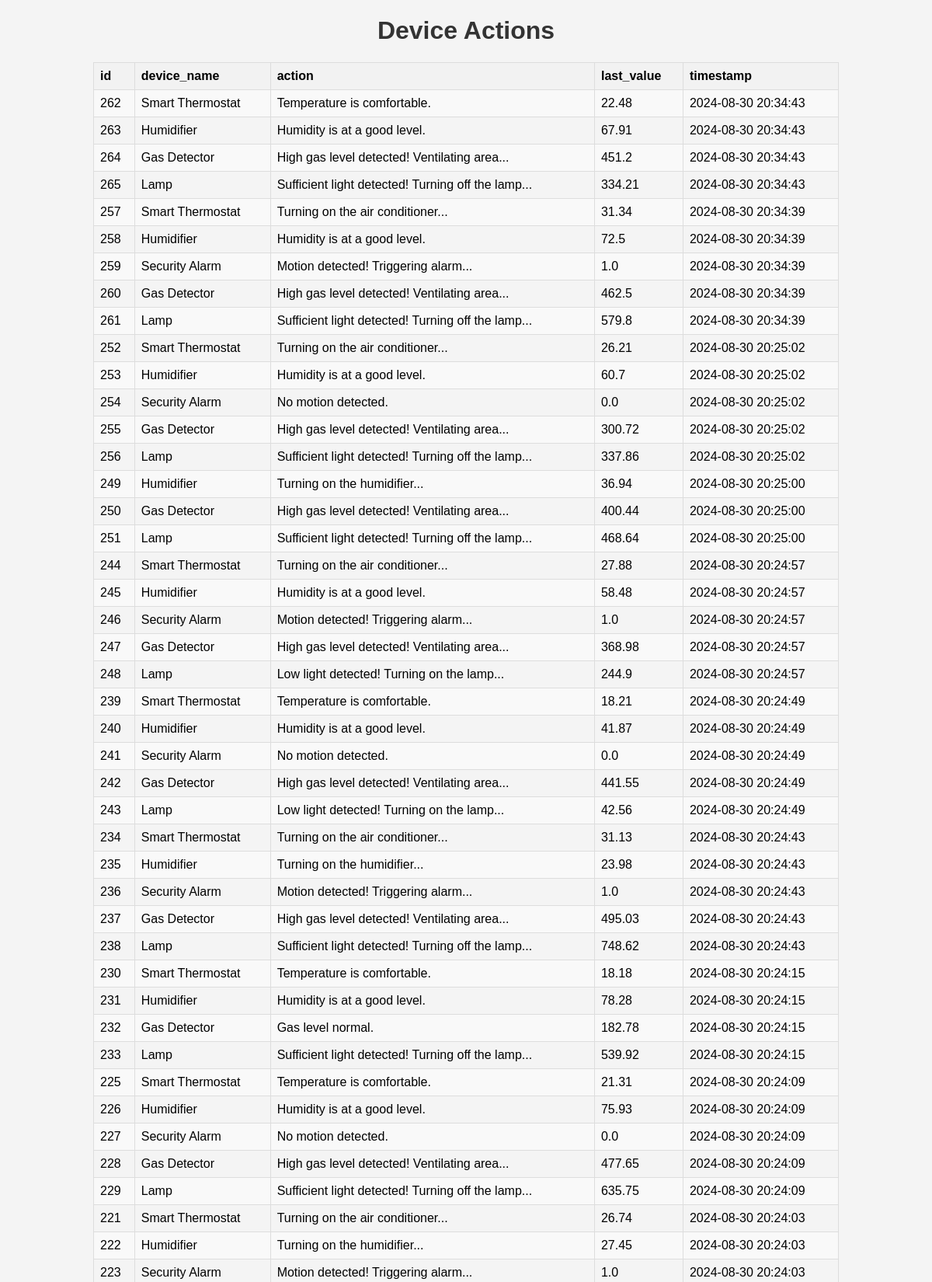
Screenshot of /device_actions (upper part) with the database file from the repository.
### tables this page shows
CREATE TABLE device_actions (
            id INTEGER PRIMARY KEY AUTOINCREMENT,
            device_name TEXT NOT NULL,
            action TEXT NOT NULL,
            last_value REAL,
            timestamp TEXT NOT NULL
        );

### app.py (the view)
@app.route('/device_actions')
def device_actions():
    actions = DeviceAction.get_all()
    return render_template('data.html', data=actions, title="Device Actions")

### home_monitoring/database.py (called while the page is built)
def get_db_connection():
    conn = sqlite3.connect('home_monitoring.db')
    conn.row_factory = sqlite3.Row
    return conn

### home_monitoring/models.py (called while the page is built)
    @staticmethod
    def get_all():
        conn = get_db_connection()
        cursor = conn.cursor()
        cursor.execute('SELECT * FROM device_actions ORDER BY timestamp DESC')
        actions = cursor.fetchall()
        conn.close()
        return actions

### templates/data.html (shortened to what this page needs)
<!DOCTYPE html>
<html lang="en">
<head>
    <link rel="stylesheet" href="{{ url_for('static', filename='data_styles.css') }}">
</head>
<body>
    <div class="container">
        <h1>{{ title }}</h1>
        <table>
            <thead>
                <tr>
                    {% for column in data[0].keys() %}
                    <th>{{ column }}</th>
                    {% endfor %}
                </tr>
            </thead>
            <tbody id="data-table">
                {% for row in data %}
                <tr>
                    {% for value in row %}
                    <td>{{ value }}</td>
                    {% endfor %}
                </tr>
                {% endfor %}
            </tbody>
        </table>
    </div>
</body>
</html>

### static/data_styles.css (style rules this page uses)
body { font-family: Arial, sans-serif; background-color: #f4f4f4; margin: 0; padding: 0; }
.container { width: 80%; margin: auto; overflow: hidden; }
h1, h2 { color: #333; text-align: center; }
table { width: 100%; margin-top: 20px; border-collapse: collapse; }
table, th, td { border: 1px solid #ddd; }
th, td { padding: 8px; text-align: left; }
th { background-color: #f2f2f2; }
tbody tr:nth-child(odd) { background-color: #f9f9f9; }

### rows the page displays
device_actions: id "262", device_name "Smart Thermostat", action "Temperature is comfortable.", last_value "22.48", timestamp "2024-08-30 20:34:43"
device_actions: id "263", device_name "Humidifier", action "Humidity is at a good level.", last_value "67.91", timestamp "2024-08-30 20:34:43"
device_actions: id "264", device_name "Gas Detector", action "High gas level detected! Ventilating area...", last_value "451.2", timestamp "2024-08-30 20:34:43"
device_actions: id "265", device_name "Lamp", action "Sufficient light detected! Turning off the lamp...", last_value "334.21", timestamp "2024-08-30 20:34:43"
device_actions: id "257", device_name "Smart Thermostat", action "Turning on the air conditioner...", last_value "31.34", timestamp "2024-08-30 20:34:39"
device_actions: id "258", device_name "Humidifier", action "Humidity is at a good level.", last_value "72.5", timestamp "2024-08-30 20:34:39"
device_actions: id "259", device_name "Security Alarm", action "Motion detected! Triggering alarm...", last_value "1.0", timestamp "2024-08-30 20:34:39"
device_actions: id "260", device_name "Gas Detector", action "High gas level detected! Ventilating area...", last_value "462.5", timestamp "2024-08-30 20:34:39"
device_actions: id "261", device_name "Lamp", action "Sufficient light detected! Turning off the lamp...", last_value "579.8", timestamp "2024-08-30 20:34:39"
device_actions: row "252", device_name "Smart Thermostat", action "Turning on the air conditioner...", last_value "26.21", timestamp "2024-08-30 20:25:02"
device_actions: row "253", device_name "Humidifier", action "Humidity is at a good level.", last_value "60.7", timestamp "2024-08-30 20:25:02"
device_actions: row "254", device_name "Security Alarm", action "No motion detected.", last_value "0.0", timestamp "2024-08-30 20:25:02"
device_actions: row "255", device_name "Gas Detector", action "High gas level detected! Ventilating area...", last_value "300.72", timestamp "2024-08-30 20:25:02"
device_actions: row "256", device_name "Lamp", action "Sufficient light detected! Turning off the lamp...", last_value "337.86", timestamp "2024-08-30 20:25:02"
device_actions: row "249", device_name "Humidifier", action "Turning on the humidifier...", last_value "36.94", timestamp "2024-08-30 20:25:00"
device_actions: row "250", device_name "Gas Detector", action "High gas level detected! Ventilating area...", last_value "400.44", timestamp "2024-08-30 20:25:00"
device_actions: row "251", device_name "Lamp", action "Sufficient light detected! Turning off the lamp...", last_value "468.64", timestamp "2024-08-30 20:25:00"
device_actions: row "244", device_name "Smart Thermostat", action "Turning on the air conditioner...", last_value "27.88", timestamp "2024-08-30 20:24:57"
device_actions: row "245", device_name "Humidifier", action "Humidity is at a good level.", last_value "58.48", timestamp "2024-08-30 20:24:57"
device_actions: row "246", device_name "Security Alarm", action "Motion detected! Triggering alarm...", last_value "1.0", timestamp "2024-08-30 20:24:57"
device_actions: row "247", device_name "Gas Detector", action "High gas level detected! Ventilating area...", last_value "368.98", timestamp "2024-08-30 20:24:57"
device_actions: row "248", device_name "Lamp", action "Low light detected! Turning on the lamp...", last_value "244.9", timestamp "2024-08-30 20:24:57"
device_actions: row "239", device_name "Smart Thermostat", action "Temperature is comfortable.", last_value "18.21", timestamp "2024-08-30 20:24:49"
device_actions: row "240", device_name "Humidifier", action "Humidity is at a good level.", last_value "41.87", timestamp "2024-08-30 20:24:49"
device_actions: row "241", device_name "Security Alarm", action "No motion detected.", last_value "0.0", timestamp "2024-08-30 20:24:49"
device_actions: row "242", device_name "Gas Detector", action "High gas level detected! Ventilating area...", last_value "441.55", timestamp "2024-08-30 20:24:49"
device_actions: row "243", device_name "Lamp", action "Low light detected! Turning on the lamp...", last_value "42.56", timestamp "2024-08-30 20:24:49"
device_actions: row "234", device_name "Smart Thermostat", action "Turning on the air conditioner...", last_value "31.13", timestamp "2024-08-30 20:24:43"
device_actions: row "235", device_name "Humidifier", action "Turning on the humidifier...", last_value "23.98", timestamp "2024-08-30 20:24:43"
device_actions: row "236", device_name "Security Alarm", action "Motion detected! Triggering alarm...", last_value "1.0", timestamp "2024-08-30 20:24:43"
device_actions: row "237", device_name "Gas Detector", action "High gas level detected! Ventilating area...", last_value "495.03", timestamp "2024-08-30 20:24:43"
device_actions: row "238", device_name "Lamp", action "Sufficient light detected! Turning off the lamp...", last_value "748.62", timestamp "2024-08-30 20:24:43"
device_actions: row "230", device_name "Smart Thermostat", action "Temperature is comfortable.", last_value "18.18", timestamp "2024-08-30 20:24:15"
device_actions: row "231", device_name "Humidifier", action "Humidity is at a good level.", last_value "78.28", timestamp "2024-08-30 20:24:15"
device_actions: row "232", device_name "Gas Detector", action "Gas level normal.", last_value "182.78", timestamp "2024-08-30 20:24:15"
device_actions: row "233", device_name "Lamp", action "Sufficient light detected! Turning off the lamp...", last_value "539.92", timestamp "2024-08-30 20:24:15"
device_actions: row "225", device_name "Smart Thermostat", action "Temperature is comfortable.", last_value "21.31", timestamp "2024-08-30 20:24:09"
device_actions: row "226", device_name "Humidifier", action "Humidity is at a good level.", last_value "75.93", timestamp "2024-08-30 20:24:09"
device_actions: row "227", device_name "Security Alarm", action "No motion detected.", last_value "0.0", timestamp "2024-08-30 20:24:09"
device_actions: row "228", device_name "Gas Detector", action "High gas level detected! Ventilating area...", last_value "477.65", timestamp "2024-08-30 20:24:09"
device_actions: row "229", device_name "Lamp", action "Sufficient light detected! Turning off the lamp...", last_value "635.75", timestamp "2024-08-30 20:24:09"
device_actions: row "221", device_name "Smart Thermostat", action "Turning on the air conditioner...", last_value "26.74", timestamp "2024-08-30 20:24:03"
device_actions: row "222", device_name "Humidifier", action "Turning on the humidifier...", last_value "27.45", timestamp "2024-08-30 20:24:03"
device_actions: row "223", device_name "Security Alarm", action "Motion detected! Triggering alarm...", last_value "1.0", timestamp "2024-08-30 20:24:03"

### other values shown
{{ title }} "Device Actions"
{{ column }} "id" "device_name" "action" "last_value" "timestamp"
